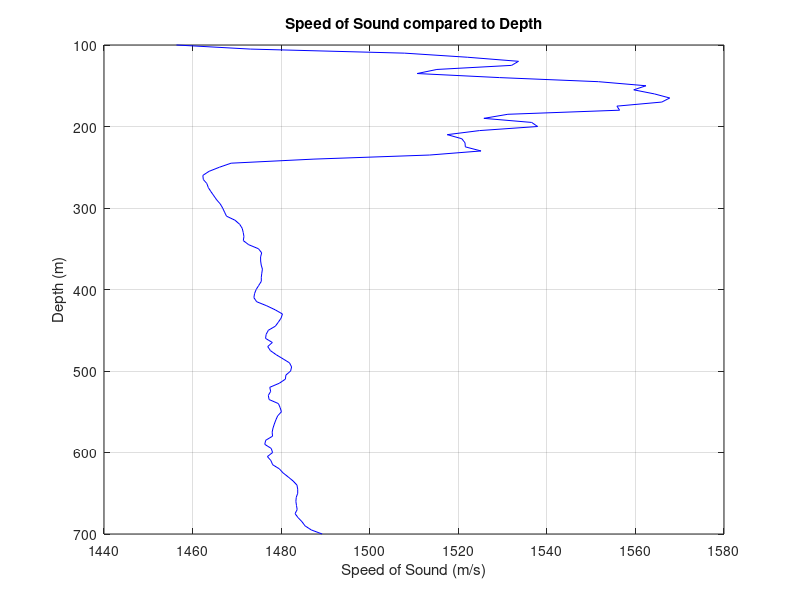

Here is the MATLAB script that generated this plot:
clear all; close all; clc;


%% Problem 4

data = csvread('sg700.csv');

z = data(20:end, 1);

T = data(20:end, 2);

S = data(20:end, 3);

y = z;

x = 1449.2 + 4.6*(T.^2) + 0.00024*(T.^2) + (1.34 - 0.01*T).*(S-35) + 0.016*z;


figure(1);
plot(x, y, 'b-'); hold on; grid on;
set(gca, 'YDir', 'reverse');
xlabel('Speed of Sound (m/s)'); ylabel('Depth (m)');
title("Speed of Sound compared to Depth");


%% Problem 5

s1 = [100; -50];
s2 = [-350; 500];
s3 = [-100; -150];

d1 = 292;
d2 = 424;
d3 = 354;

b = [s1'*s1 - d1^2;
    s2'*s2 - d2^2;
    s3'*s3 - d3^2];

A = [2*s1', -1;
    2*s2', -1;
    2*s3', -1];

y = A\b;

